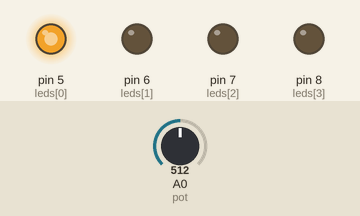
The sketch below on a simulated Arduino Uno, built with avr-gcc and run on an emulated ATmega328P. On the bench: output pins drawn as LEDs (lit = HIGH). Inputs (shaded band) come from the test bench; at power-on: A0 (pot) = 512.

Above: at 1.2 s.
1.3 s: A0 (pot) set to 524
At 1.9 s:
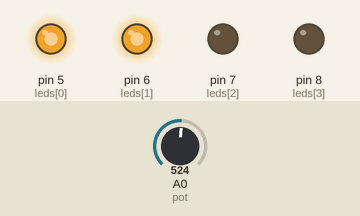
2.8 s: A0 (pot) set to 751
4.3 s: A0 (pot) set to 778
At 5.4 s:
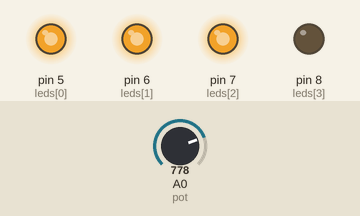
5.8 s: A0 (pot) set to 909
7.3 s: A0 (pot) set to 935
At 7.7 s:
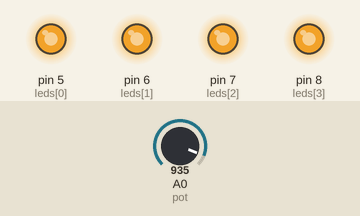
Timing chart, 0 to 9.8 s (numbered marks = the images above; inputs shaded):
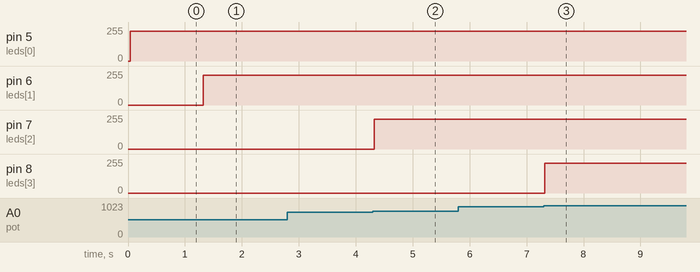

The sketch:

BarraLDpotenci.ino
```cpp
const int pot = A0;
const int leds[] = {5, 6, 7, 8};

void setup() {
  for (int i = 0; i < 4; i++) {
    pinMode(leds[i], OUTPUT);
  }
}

void loop() {
  int valor = analogRead(pot);

  // Apaga todos
  for (int i = 0; i < 4; i++) {
    digitalWrite(leds[i], LOW);
  }

  if (valor > 256) digitalWrite(leds[0], HIGH);
  if (valor > 512) digitalWrite(leds[1], HIGH);
  if (valor > 768) digitalWrite(leds[2], HIGH);
  if (valor > 921) digitalWrite(leds[3], HIGH);
}
```

Measured:
- the behaviour switches between 512 and 513 on A0 (pot) (found by bisection; images 0 and 1)
- the behaviour switches between 768 and 769 on A0 (pot) (found by bisection; images 1 and 2)
- the behaviour switches between 921 and 922 on A0 (pot) (found by bisection; images 2 and 3)
- after the input at 1.3 s, pin 6 (leds[1]): 0/255 → 224/255 at once
- after the input at 2.8 s, every drawn part: stays the same
- after the input at 4.3 s, pin 7 (leds[2]): 0/255 → 225/255 at once
- after the input at 5.8 s, every drawn part: stays the same
- after the input at 7.3 s, pin 8 (leds[3]): 0/255 → 225/255 at once
